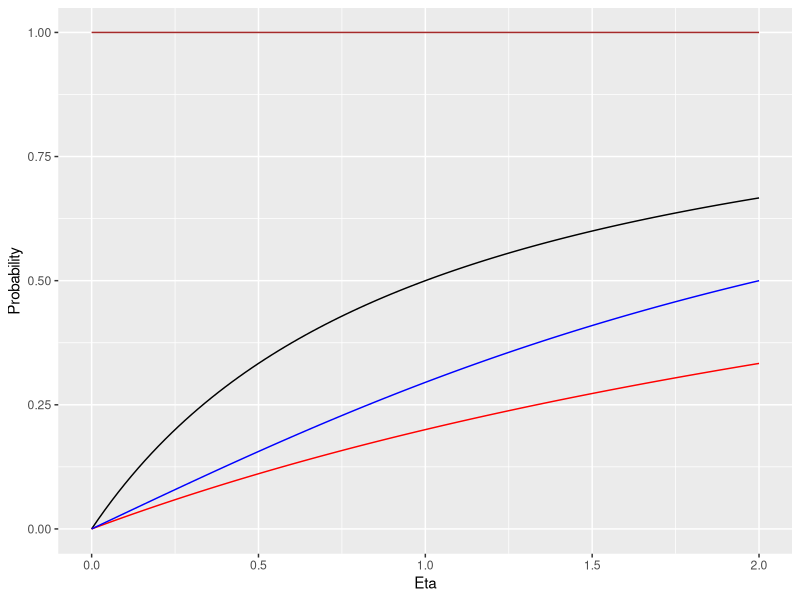
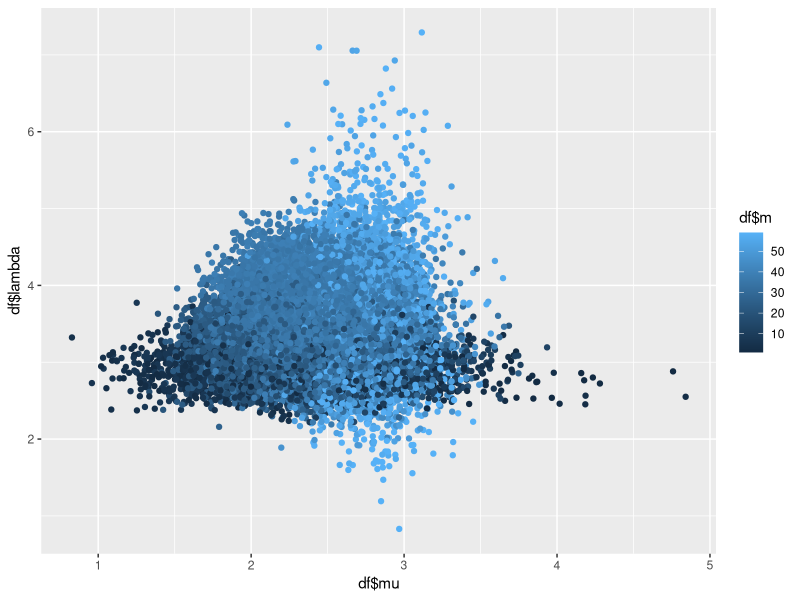
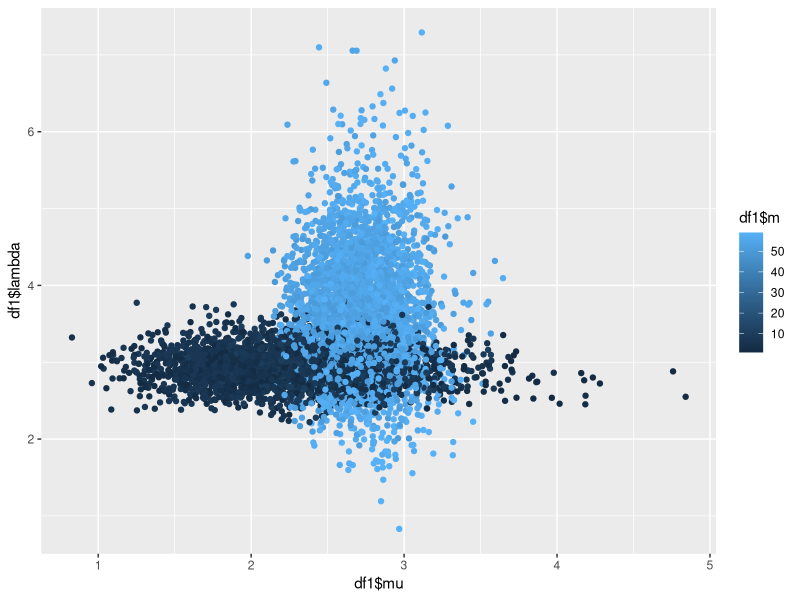
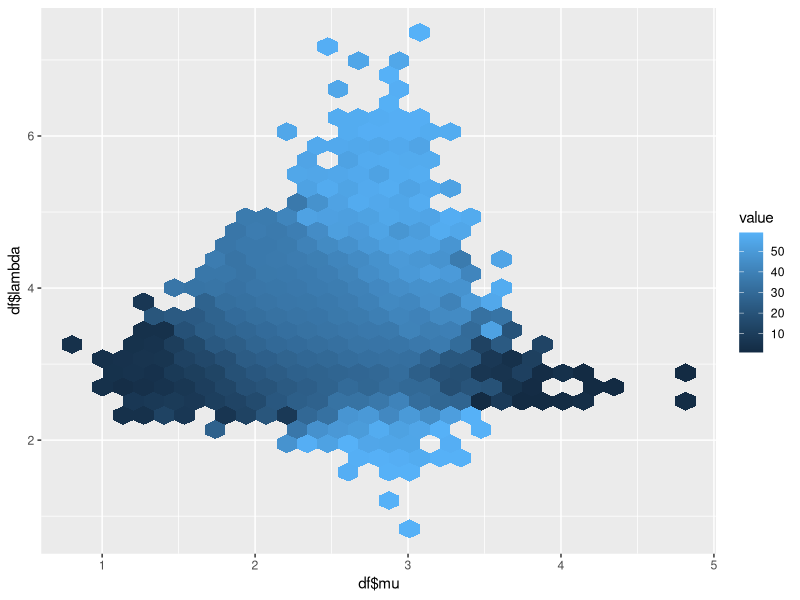
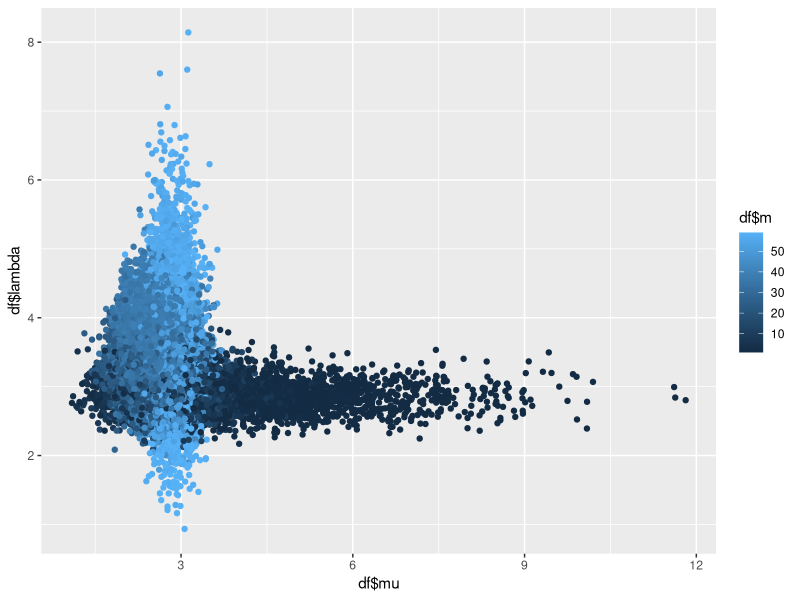
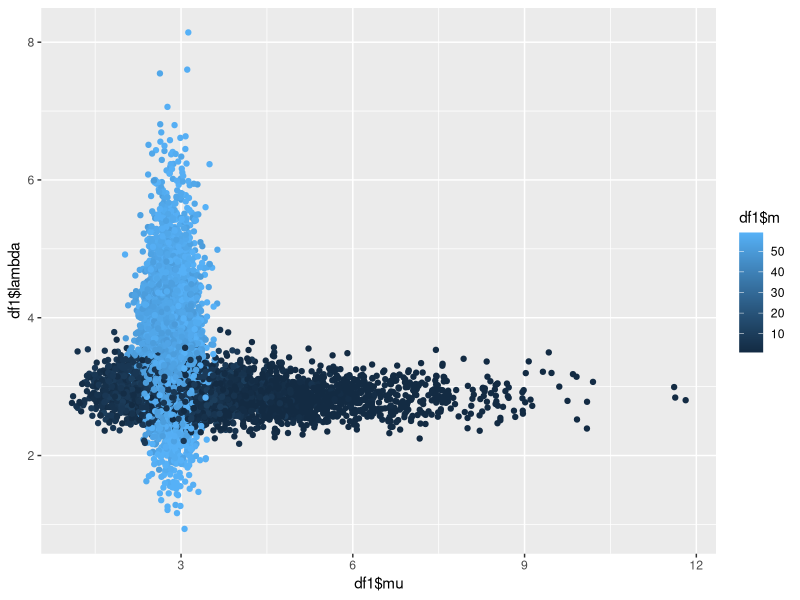
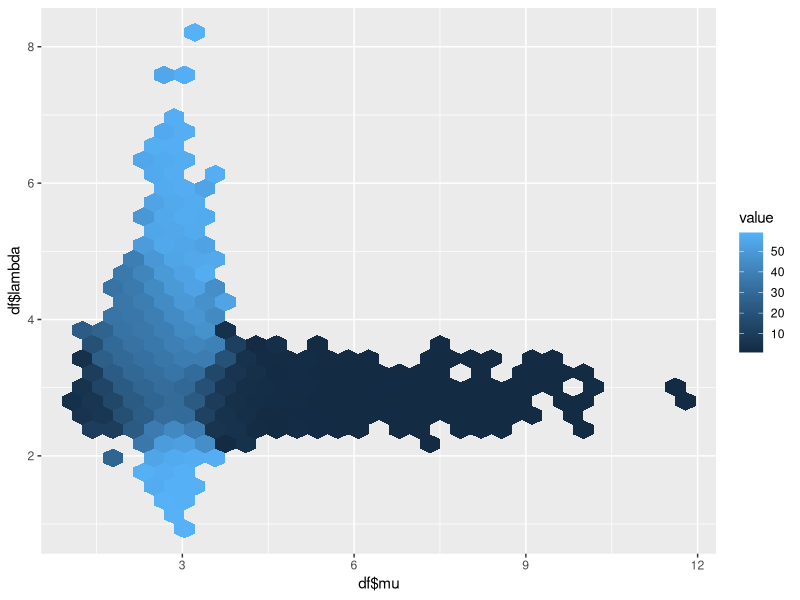
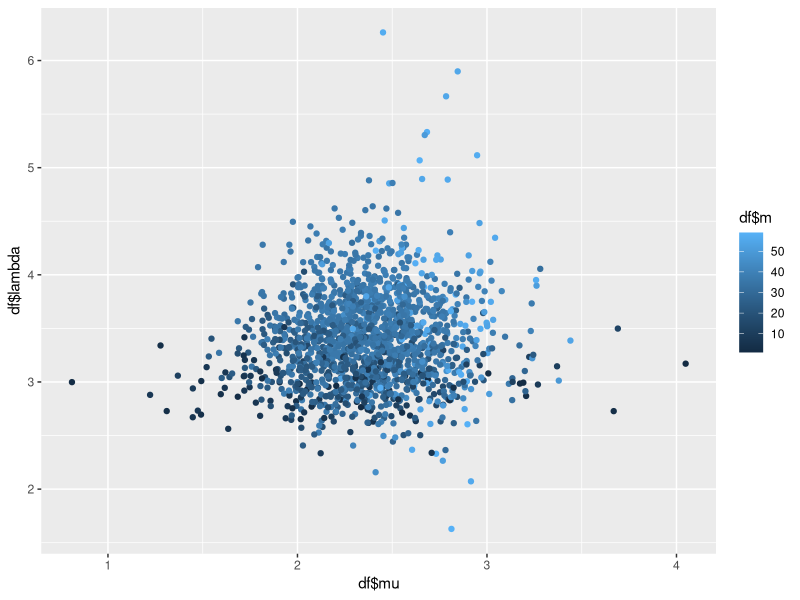

Write the R code that produced these figures, in order.
## ---- chunk 1
knitr::opts_chunk$set(echo = TRUE)

library(readxl)
library(knitr)
library(kableExtra)
library(tidyverse)
options(knitr.table.format = "latex")

coin_info <- read_csv("coin_info.csv")

results <- data.frame(c("A", "B", "C", "D", "E", "F", "G", "H", "I", "J", "K"), 
                      c(77, 55, 51, 37, 33, 40, 80, 78, 64, 46, 25),
                      c(3, 27, 29, 44, 47, 41, 0, 3, 17, 34, 57))
names(results) <- c("Coin", "Face", "Edge")

results <- results %>%
  mutate("Total" <- Face + Edge)

names(results)[4] <- "Total"
## ---- chunk 2
model1 <- function(eta){
  eta/(1+eta)
}

model2 <- function(eta){
  eta/(4+eta)
}

model3 <- function(eta){
  atan(eta/2)/(atan(eta/2) + atan(2/eta))
}

model4 <- function(eta){
  1
}

ggplot(data.frame(x = c(0, 2)), aes(x)) +
  stat_function(fun = model1) +
  stat_function(fun = model2, col = "red") +
  stat_function(fun = model3, col = "blue") +
  labs(x = "Eta", y = "Probability") +
  stat_function(fun = model4, col = "brown") 
## ---- chunk 3
likelihood <- function(model){
  a <- rep(0, 11)
  for(i in 1:11){
    res <- results$Face[i]
    n <-  results$Total[i]
    prob <- model(coin_info$eta[i])
    a[i] <- dbinom(res, n, prob)
  }
  sum(log(a))
}

likelihood(model3)

dt <- data.frame(c("Model 1", "Model 2", "Model 3", "Model 4"), c(likelihood(model1), likelihood(model2), likelihood(model3), likelihood(model4)))

names(dt) <- c("Model", "Inverse Likelihood")

dt %>%
  kable()
## ---- chunk 4
set.seed(497)
n <- 60
m <- 38
mu <- 2
lambda <- 4
y_mu <- rpois(m, lambda = mu)
y_lambda <- rpois(n - m, lambda = lambda)
y <- c(y_mu, y_lambda)
alpha <- 10
beta <- 4
nu <- 8
phi <- 2
it <- 50000
post_samples <- matrix(rep(NA, it * 3), ncol = 3)
colnames(post_samples) <- c("mu", "lambda", "m")
m_j <- 2 # initialize m
for (j in 1:it) {
  # sample mu
  mu_j      <- rgamma(1, alpha + sum(y[1:m_j]), beta + m_j)
  # sample lambda
  lambda_j  <- rgamma(1, nu + sum(y[(m_j+1):n]), phi + (n - m_j))
  # sample m
  m_vec <- rep(NA, n - 1)
  for (k in 1:(n - 1)) {
    m_vec[k] <-  mu_j^(alpha + sum(y[1:k]) - 1) *
      exp(-(beta + k) * mu_j) *
      lambda_j^(nu + sum(y[(k+1):n]) - 1) *
      exp(-(phi + n - k) * lambda_j)
  }
  p <- m_vec/sum(m_vec)
  m_j <- sample(1:(n - 1), size = 1, prob = p)
  # store results
  post_samples[j, "mu"]     <- mu_j
  post_samples[j, "lambda"] <- lambda_j
  post_samples[j, "m"]      <- m_j
}
df <- data.frame(post_samples) %>%
  mutate(index = 1:it)

#Scatterplot
ggplot(df, aes(x = df$mu, y = df$lambda, col = df$m)) +
  geom_point()

#Filtered Scatterplot

df1 <- df %>%
  filter(m <= 10 | m >= 50)

ggplot(df1, aes(x = df1$mu, y = df1$lambda, col = df1$m)) +
  geom_point()

ggplot(df, aes(x = df$mu, y = df$lambda)) +
  stat_summary_hex(aes(z = df$m), fun = "mean")
## ---- chunk 5
#I change the values of alpha and beta on the prior
set.seed(497)
n <- 60
m <- 38
mu <- 2
lambda <- 4
y_mu <- rpois(m, lambda = mu)
y_lambda <- rpois(n - m, lambda = lambda)
y <- c(y_mu, y_lambda)
alpha <- 7
beta <- 1
nu <- 8
phi <- 2
it <- 50000
post_samples <- matrix(rep(NA, it * 3), ncol = 3)
colnames(post_samples) <- c("mu", "lambda", "m")
m_j <- 2 # initialize m
for (j in 1:it) {
  # sample mu
  mu_j      <- rgamma(1, alpha + sum(y[1:m_j]), beta + m_j)
  # sample lambda
  lambda_j  <- rgamma(1, nu + sum(y[(m_j+1):n]), phi + (n - m_j))
  # sample m
  m_vec <- rep(NA, n - 1)
  for (k in 1:(n - 1)) {
    m_vec[k] <-  mu_j^(alpha + sum(y[1:k]) - 1) *
      exp(-(beta + k) * mu_j) *
      lambda_j^(nu + sum(y[(k+1):n]) - 1) *
      exp(-(phi + n - k) * lambda_j)
  }
  p <- m_vec/sum(m_vec)
  m_j <- sample(1:(n - 1), size = 1, prob = p)
  # store results
  post_samples[j, "mu"]     <- mu_j
  post_samples[j, "lambda"] <- lambda_j
  post_samples[j, "m"]      <- m_j
}
df <- data.frame(post_samples) %>%
  mutate(index = 1:it)

#Scatterplot
ggplot(df, aes(x = df$mu, y = df$lambda, col = df$m)) +
  geom_point()

#Filtered Scatterplot

df1 <- df %>%
  filter(m <= 10 | m >= 50)

ggplot(df1, aes(x = df1$mu, y = df1$lambda, col = df1$m)) +
  geom_point()

ggplot(df, aes(x = df$mu, y = df$lambda)) +
  stat_summary_hex(aes(z = df$m), fun = "mean")
## ---- chunk 6
set.seed(497)
n <- 60
m <- 38
mu <- 2
lambda <- 4
y_mu <- rpois(m, lambda = mu)
y_l <- rpois(n - m, lambda = lambda)
y <- c(y_mu, y_l)
alpha <- 10
beta <- 4
ni <- 8
fi <- 2

joint_post <- function(lambda, mu, m, y){
  mu^(alpha + sum(y[1:m]) - 1) *
    exp(-(beta + m) * mu) *
    lambda^(ni + sum(y[(m+1):n]) - 1) *
    exp(-(fi + n - m) * lambda)
}

params_df <- function(it){
  lambda <- runif(it, 0, 7)
  mu <- runif(it, 0, 7)
  m <- base::sample(1:59, size = it, replace = TRUE)
  df <- data.frame(lambda, mu, m)
  df
}

it <- 1e6

params <- params_df(it)

joint_post_prob <- rep(0, it)
for(i in 1:it){
joint_post_prob[i] <- joint_post(params$lambda[i], params$mu[i], params$m[i], y)
}

keep <- joint_post_prob/max(joint_post_prob) > runif(it)

params$keep <- keep

df <- params %>%
  filter(keep)

#Scatterplot
ggplot(df, aes(x = df$mu, y = df$lambda, col = df$m)) +
  geom_point()

#Filtered Scatterplots

df1 <- df %>%
  filter(m <= 10 | m >= 50)

ggplot(df1, aes(x = df1$mu, y = df1$lambda, col = df1$m)) +
  geom_point()

ggplot(df, aes(x = df$mu, y = df$lambda)) +
  stat_summary_hex(aes(z = df$m), fun = "mean")
